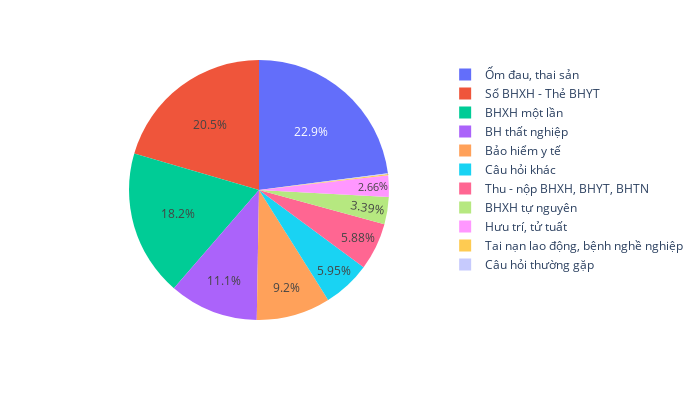

Notebook source saved alongside this figure:
### Code cell
# plot piechart on df linhvuc
# show value count
fig = px.pie( values=df['linhvuc'].value_counts().values, names=df['linhvuc'].value_counts().index,  width=700, height=400,
                )
fig.update_traces(textposition='inside', textinfo='percent')

# to image high quality
fig.write_image("lcauhoitheoinhvuc.svg",)
fig.show()

### Figure 1 — Plotly figure (JSON) as saved in the notebook; plotly's stock layout.template omitted (floating-point values rounded to 4 significant figures)
{"data": [{"domain": {"x": [0, 1], "y": [0, 1]}, "hovertemplate": "label=%{label}<br>value=%{value}<extra></extra>", "labels": ["Ốm đau, thai sản", "Sổ BHXH - Thẻ BHYT", "BHXH một lần", "BH thất nghiệp", "Bảo hiểm y tế", "Câu hỏi khác", "Thu - nộp BHXH, BHYT, BHTN", "BHXH tự nguyên", "Hưu trí, tử tuất", "Tai nạn lao động, bệnh nghề nghiệp", "Câu hỏi thường gặp"], "legendgroup": "", "name": "", "showlegend": true, "textinfo": "percent", "textposition": "inside", "type": "pie", "values": [1002, 894, 794, 484, 402, 260, 257, 148, 116, 7, 4]}], "layout": {"height": 400, "legend": {"tracegroupgap": 0}, "margin": {"t": 60}, "width": 700}}
